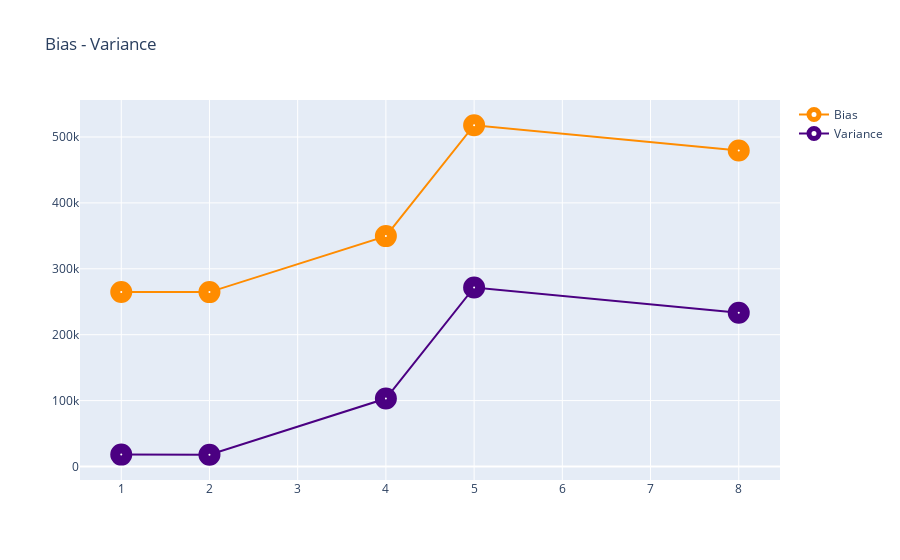

Notebook code cell kept with this figure:
### Markdown cell above
## 16.2. Potting Bias - Variance

### Code cell
layout = dict(title='Bias - Variance',)
fig = dict(data=[Bias, Variance], layout=layout)
iplot(fig)

### Figure 1 — Plotly figure (JSON) as saved in the notebook; plotly's stock layout.template omitted (floating-point values rounded to 4 significant figures)
{"data": [{"line": {"color": "darkorange"}, "marker": {"color": "white", "line": {"width": 12}, "size": 10}, "name": "Bias", "opacity": 1, "type": "scatter", "x": [1.0, 2.0, 4.0, 5.0, 8.0], "y": [264800.0, 264600.0, 349600.0, 517800.0, 479600.0]}, {"line": {"color": "indigo"}, "marker": {"color": "white", "line": {"width": 12}, "size": 10}, "name": "Variance", "opacity": 1, "type": "scatter", "x": [1.0, 2.0, 4.0, 5.0, 8.0], "y": [18040.0, 17840.0, 103100.0, 271600.0, 233400.0]}], "layout": {"title": {"text": "Bias - Variance"}}}
